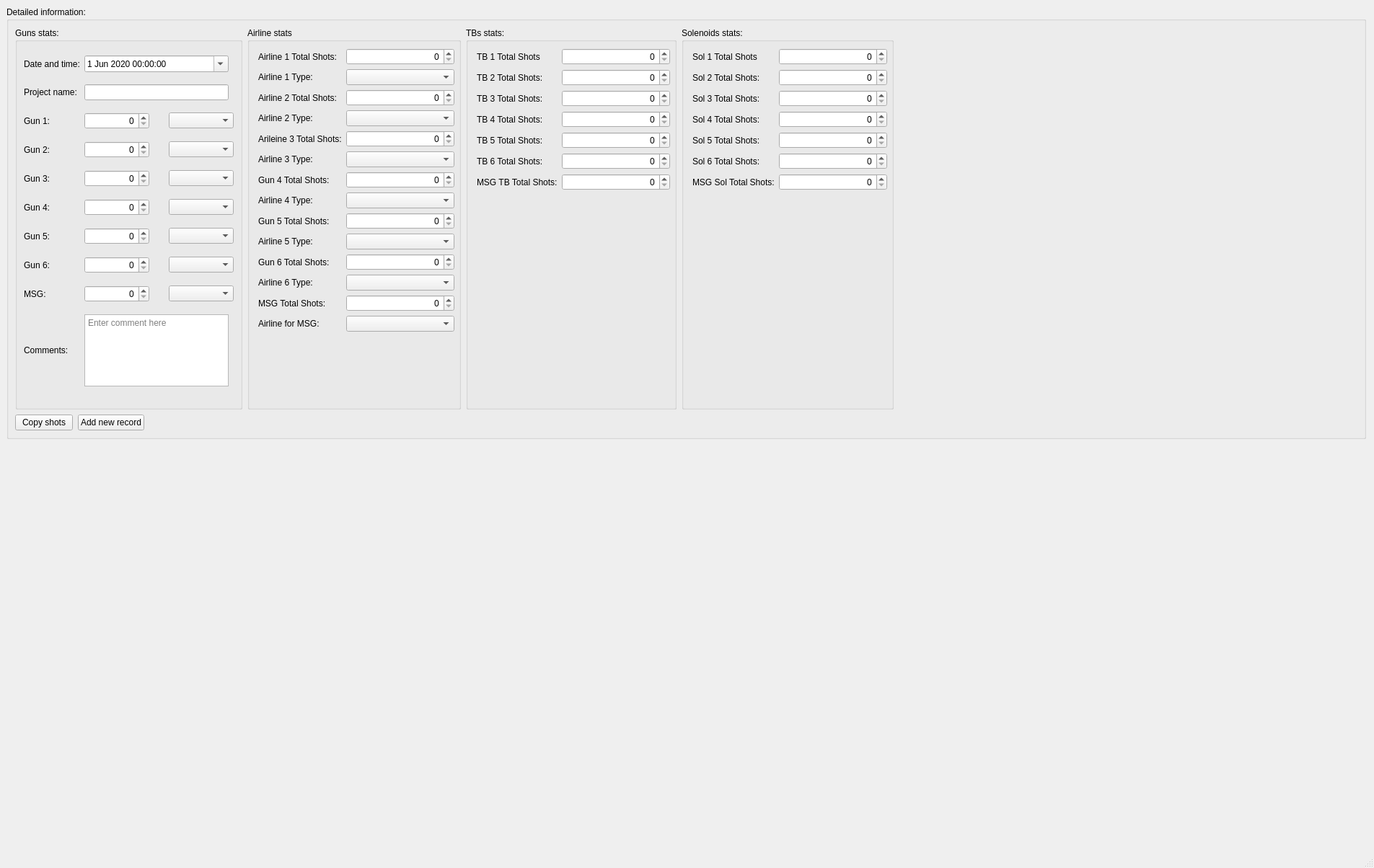
<?xml version="1.0" encoding="UTF-8"?>
<ui version="4.0">
 <class>MainWindow</class>
 <widget class="QMainWindow" name="MainWindow">
  <property name="geometry">
   <rect>
    <x>0</x>
    <y>0</y>
    <width>1905</width>
    <height>1204</height>
   </rect>
  </property>
  <property name="windowTitle">
   <string>MainWindow</string>
  </property>
  <widget class="QWidget" name="centralwidget">
   <layout class="QVBoxLayout" name="verticalLayout_2">
    <property name="rightMargin">
     <number>11</number>
    </property>
    <item>
     <layout class="QHBoxLayout" name="horizontalLayout" stretch="0">
      <item>
       <widget class="QGroupBox" name="groupBox">
        <property name="sizePolicy">
         <sizepolicy hsizetype="Preferred" vsizetype="Minimum">
          <horstretch>0</horstretch>
          <verstretch>0</verstretch>
         </sizepolicy>
        </property>
        <property name="maximumSize">
         <size>
          <width>16777215</width>
          <height>600</height>
         </size>
        </property>
        <property name="title">
         <string>Detailed information:</string>
        </property>
        <layout class="QVBoxLayout" name="verticalLayout_3" stretch="0,0">
         <property name="spacing">
          <number>7</number>
         </property>
         <item>
          <layout class="QHBoxLayout" name="horizontalLayout_4">
           <item>
            <widget class="QGroupBox" name="groupBox_3">
             <property name="minimumSize">
              <size>
               <width>315</width>
               <height>0</height>
              </size>
             </property>
             <property name="maximumSize">
              <size>
               <width>315</width>
               <height>16777215</height>
              </size>
             </property>
             <property name="autoFillBackground">
              <bool>false</bool>
             </property>
             <property name="title">
              <string>Guns stats:</string>
             </property>
             <property name="flat">
              <bool>false</bool>
             </property>
             <layout class="QGridLayout" name="gridLayout">
              <property name="horizontalSpacing">
               <number>6</number>
              </property>
              <property name="verticalSpacing">
               <number>7</number>
              </property>
              <item row="0" column="0">
               <widget class="QLabel" name="dateAndTimeLabel">
                <property name="text">
                 <string>Date and time:</string>
                </property>
               </widget>
              </item>
              <item row="3" column="0">
               <widget class="QLabel" name="gun2TotalShotsLabel">
                <property name="sizePolicy">
                 <sizepolicy hsizetype="Fixed" vsizetype="Preferred">
                  <horstretch>0</horstretch>
                  <verstretch>0</verstretch>
                 </sizepolicy>
                </property>
                <property name="text">
                 <string>Gun 2:</string>
                </property>
               </widget>
              </item>
              <item row="4" column="1">
               <widget class="QSpinBox" name="gun3TotalShotsSpinBox">
                <property name="minimumSize">
                 <size>
                  <width>90</width>
                  <height>0</height>
                 </size>
                </property>
                <property name="maximumSize">
                 <size>
                  <width>90</width>
                  <height>16777215</height>
                 </size>
                </property>
                <property name="alignment">
                 <set>Qt::AlignRight|Qt::AlignTrailing|Qt::AlignVCenter</set>
                </property>
                <property name="maximum">
                 <number>10000000</number>
                </property>
               </widget>
              </item>
              <item row="6" column="1">
               <widget class="QSpinBox" name="gun5TotalShotsSpinBox">
                <property name="minimumSize">
                 <size>
                  <width>90</width>
                  <height>0</height>
                 </size>
                </property>
                <property name="maximumSize">
                 <size>
                  <width>90</width>
                  <height>16777215</height>
                 </size>
                </property>
                <property name="alignment">
                 <set>Qt::AlignRight|Qt::AlignTrailing|Qt::AlignVCenter</set>
                </property>
                <property name="maximum">
                 <number>10000000</number>
                </property>
               </widget>
              </item>
              <item row="1" column="1">
               <widget class="QLineEdit" name="projectNameLineEdit">
                <property name="minimumSize">
                 <size>
                  <width>200</width>
                  <height>0</height>
                 </size>
                </property>
                <property name="maximumSize">
                 <size>
                  <width>150</width>
                  <height>16777215</height>
                 </size>
                </property>
               </widget>
              </item>
              <item row="4" column="0">
               <widget class="QLabel" name="gun3TotalShotsLabel">
                <property name="sizePolicy">
                 <sizepolicy hsizetype="Fixed" vsizetype="Preferred">
                  <horstretch>0</horstretch>
                  <verstretch>0</verstretch>
                 </sizepolicy>
                </property>
                <property name="text">
                 <string>Gun 3:</string>
                </property>
               </widget>
              </item>
              <item row="8" column="0">
               <widget class="QLabel" name="mSGTotalShotsLabel">
                <property name="sizePolicy">
                 <sizepolicy hsizetype="Fixed" vsizetype="Preferred">
                  <horstretch>0</horstretch>
                  <verstretch>0</verstretch>
                 </sizepolicy>
                </property>
                <property name="text">
                 <string>MSG:</string>
                </property>
               </widget>
              </item>
              <item row="2" column="1">
               <widget class="QSpinBox" name="gun1TotalShotsSpinBox">
                <property name="sizePolicy">
                 <sizepolicy hsizetype="Fixed" vsizetype="Fixed">
                  <horstretch>0</horstretch>
                  <verstretch>0</verstretch>
                 </sizepolicy>
                </property>
                <property name="minimumSize">
                 <size>
                  <width>90</width>
                  <height>0</height>
                 </size>
                </property>
                <property name="alignment">
                 <set>Qt::AlignRight|Qt::AlignTrailing|Qt::AlignVCenter</set>
                </property>
                <property name="maximum">
                 <number>10000000</number>
                </property>
               </widget>
              </item>
              <item row="7" column="0">
               <widget class="QLabel" name="gun6TotalShotsLabel">
                <property name="sizePolicy">
                 <sizepolicy hsizetype="Fixed" vsizetype="Preferred">
                  <horstretch>0</horstretch>
                  <verstretch>0</verstretch>
                 </sizepolicy>
                </property>
                <property name="text">
                 <string>Gun 6:</string>
                </property>
               </widget>
              </item>
              <item row="0" column="1">
               <widget class="QDateTimeEdit" name="dateAndTimeDateTimeEdit">
                <property name="minimumSize">
                 <size>
                  <width>200</width>
                  <height>0</height>
                 </size>
                </property>
                <property name="maximumSize">
                 <size>
                  <width>150</width>
                  <height>16777215</height>
                 </size>
                </property>
                <property name="date">
                 <date>
                  <year>2020</year>
                  <month>6</month>
                  <day>1</day>
                 </date>
                </property>
                <property name="minimumDateTime">
                 <datetime>
                  <hour>0</hour>
                  <minute>0</minute>
                  <second>0</second>
                  <year>2000</year>
                  <month>9</month>
                  <day>14</day>
                 </datetime>
                </property>
                <property name="calendarPopup">
                 <bool>true</bool>
                </property>
               </widget>
              </item>
              <item row="1" column="0">
               <widget class="QLabel" name="projectNameLabel">
                <property name="text">
                 <string>Project name:</string>
                </property>
               </widget>
              </item>
              <item row="3" column="1">
               <widget class="QSpinBox" name="gun2TotalShotsSpinBox">
                <property name="minimumSize">
                 <size>
                  <width>90</width>
                  <height>0</height>
                 </size>
                </property>
                <property name="maximumSize">
                 <size>
                  <width>90</width>
                  <height>16777215</height>
                 </size>
                </property>
                <property name="alignment">
                 <set>Qt::AlignRight|Qt::AlignTrailing|Qt::AlignVCenter</set>
                </property>
                <property name="maximum">
                 <number>10000000</number>
                </property>
               </widget>
              </item>
              <item row="5" column="1">
               <widget class="QSpinBox" name="gun4TotalShotsSpinBox">
                <property name="minimumSize">
                 <size>
                  <width>90</width>
                  <height>0</height>
                 </size>
                </property>
                <property name="maximumSize">
                 <size>
                  <width>90</width>
                  <height>16777215</height>
                 </size>
                </property>
                <property name="alignment">
                 <set>Qt::AlignRight|Qt::AlignTrailing|Qt::AlignVCenter</set>
                </property>
                <property name="maximum">
                 <number>10000000</number>
                </property>
               </widget>
              </item>
              <item row="7" column="1">
               <widget class="QSpinBox" name="gun6TotalShotsSpinBox">
                <property name="minimumSize">
                 <size>
                  <width>90</width>
                  <height>0</height>
                 </size>
                </property>
                <property name="maximumSize">
                 <size>
                  <width>90</width>
                  <height>16777215</height>
                 </size>
                </property>
                <property name="alignment">
                 <set>Qt::AlignRight|Qt::AlignTrailing|Qt::AlignVCenter</set>
                </property>
                <property name="maximum">
                 <number>10000000</number>
                </property>
               </widget>
              </item>
              <item row="9" column="0">
               <widget class="QLabel" name="commentsLabel_2">
                <property name="text">
                 <string>Comments:</string>
                </property>
               </widget>
              </item>
              <item row="6" column="0">
               <widget class="QLabel" name="gun5TotalShotsLabel">
                <property name="sizePolicy">
                 <sizepolicy hsizetype="Fixed" vsizetype="Preferred">
                  <horstretch>0</horstretch>
                  <verstretch>0</verstretch>
                 </sizepolicy>
                </property>
                <property name="text">
                 <string>Gun 5:</string>
                </property>
               </widget>
              </item>
              <item row="2" column="0">
               <widget class="QLabel" name="gun1TotalShotsLabel">
                <property name="sizePolicy">
                 <sizepolicy hsizetype="Fixed" vsizetype="Preferred">
                  <horstretch>0</horstretch>
                  <verstretch>0</verstretch>
                 </sizepolicy>
                </property>
                <property name="text">
                 <string>Gun 1:</string>
                </property>
               </widget>
              </item>
              <item row="9" column="1">
               <widget class="QTextBrowser" name="comments_txt">
                <property name="sizePolicy">
                 <sizepolicy hsizetype="Fixed" vsizetype="Expanding">
                  <horstretch>0</horstretch>
                  <verstretch>0</verstretch>
                 </sizepolicy>
                </property>
                <property name="minimumSize">
                 <size>
                  <width>200</width>
                  <height>100</height>
                 </size>
                </property>
                <property name="maximumSize">
                 <size>
                  <width>200</width>
                  <height>100</height>
                 </size>
                </property>
                <property name="undoRedoEnabled">
                 <bool>true</bool>
                </property>
                <property name="readOnly">
                 <bool>false</bool>
                </property>
                <property name="placeholderText">
                 <string>Enter comment here</string>
                </property>
               </widget>
              </item>
              <item row="5" column="0">
               <widget class="QLabel" name="gun4TotalShotsLabel">
                <property name="sizePolicy">
                 <sizepolicy hsizetype="Fixed" vsizetype="Preferred">
                  <horstretch>0</horstretch>
                  <verstretch>0</verstretch>
                 </sizepolicy>
                </property>
                <property name="text">
                 <string>Gun 4:</string>
                </property>
               </widget>
              </item>
              <item row="8" column="1">
               <widget class="QSpinBox" name="mSGTotalShotsSpinBox">
                <property name="minimumSize">
                 <size>
                  <width>90</width>
                  <height>0</height>
                 </size>
                </property>
                <property name="maximumSize">
                 <size>
                  <width>90</width>
                  <height>16777215</height>
                 </size>
                </property>
                <property name="alignment">
                 <set>Qt::AlignRight|Qt::AlignTrailing|Qt::AlignVCenter</set>
                </property>
                <property name="maximum">
                 <number>10000000</number>
                </property>
               </widget>
              </item>
              <item row="2" column="2">
               <widget class="QComboBox" name="gun1_event_combo">
                <property name="sizePolicy">
                 <sizepolicy hsizetype="Maximum" vsizetype="Fixed">
                  <horstretch>0</horstretch>
                  <verstretch>0</verstretch>
                 </sizepolicy>
                </property>
                <property name="minimumSize">
                 <size>
                  <width>90</width>
                  <height>0</height>
                 </size>
                </property>
               </widget>
              </item>
              <item row="3" column="2">
               <widget class="QComboBox" name="gun2_event_combo"/>
              </item>
              <item row="4" column="2">
               <widget class="QComboBox" name="gun3_event_combo"/>
              </item>
              <item row="5" column="2">
               <widget class="QComboBox" name="gun4_event_combo"/>
              </item>
              <item row="6" column="2">
               <widget class="QComboBox" name="gun5_event_combo"/>
              </item>
              <item row="7" column="2">
               <widget class="QComboBox" name="gun6_event_combo"/>
              </item>
              <item row="8" column="2">
               <widget class="QComboBox" name="msg_event_combo"/>
              </item>
             </layout>
            </widget>
           </item>
           <item>
            <widget class="QGroupBox" name="groupBox_4">
             <property name="title">
              <string>Airline stats</string>
             </property>
             <layout class="QFormLayout" name="formLayout_4">
              <property name="fieldGrowthPolicy">
               <enum>QFormLayout::FieldsStayAtSizeHint</enum>
              </property>
              <property name="formAlignment">
               <set>Qt::AlignHCenter|Qt::AlignTop</set>
              </property>
              <item row="0" column="0">
               <widget class="QLabel" name="gun1TotalShotsLabel_2">
                <property name="text">
                 <string>Airline 1 Total Shots:</string>
                </property>
               </widget>
              </item>
              <item row="0" column="1">
               <widget class="QSpinBox" name="airline1TotalShotsSpinBox">
                <property name="sizePolicy">
                 <sizepolicy hsizetype="Fixed" vsizetype="Fixed">
                  <horstretch>0</horstretch>
                  <verstretch>0</verstretch>
                 </sizepolicy>
                </property>
                <property name="minimumSize">
                 <size>
                  <width>150</width>
                  <height>0</height>
                 </size>
                </property>
                <property name="alignment">
                 <set>Qt::AlignRight|Qt::AlignTrailing|Qt::AlignVCenter</set>
                </property>
                <property name="maximum">
                 <number>10000000</number>
                </property>
               </widget>
              </item>
              <item row="1" column="0">
               <widget class="QLabel" name="airline1TypeLabel">
                <property name="text">
                 <string>Airline 1 Type:</string>
                </property>
               </widget>
              </item>
              <item row="1" column="1">
               <widget class="QComboBox" name="airline1TypeComboBox">
                <property name="minimumSize">
                 <size>
                  <width>150</width>
                  <height>0</height>
                 </size>
                </property>
               </widget>
              </item>
              <item row="2" column="0">
               <widget class="QLabel" name="gun2TotalShotsLabel_2">
                <property name="text">
                 <string>Airline 2 Total Shots:</string>
                </property>
               </widget>
              </item>
              <item row="2" column="1">
               <widget class="QSpinBox" name="airline2TotalShotsSpinBox">
                <property name="minimumSize">
                 <size>
                  <width>150</width>
                  <height>0</height>
                 </size>
                </property>
                <property name="alignment">
                 <set>Qt::AlignRight|Qt::AlignTrailing|Qt::AlignVCenter</set>
                </property>
                <property name="maximum">
                 <number>10000000</number>
                </property>
               </widget>
              </item>
              <item row="3" column="0">
               <widget class="QLabel" name="airline2TypeLabel">
                <property name="text">
                 <string>Airline 2 Type:</string>
                </property>
               </widget>
              </item>
              <item row="3" column="1">
               <widget class="QComboBox" name="airline2TypeComboBox">
                <property name="minimumSize">
                 <size>
                  <width>150</width>
                  <height>0</height>
                 </size>
                </property>
               </widget>
              </item>
              <item row="4" column="0">
               <widget class="QLabel" name="gun3TotalShotsLabel_2">
                <property name="text">
                 <string>Arileine 3 Total Shots:</string>
                </property>
               </widget>
              </item>
              <item row="4" column="1">
               <widget class="QSpinBox" name="airline3TotalShotsSpinBox">
                <property name="minimumSize">
                 <size>
                  <width>150</width>
                  <height>0</height>
                 </size>
                </property>
                <property name="alignment">
                 <set>Qt::AlignRight|Qt::AlignTrailing|Qt::AlignVCenter</set>
                </property>
                <property name="maximum">
                 <number>10000000</number>
                </property>
               </widget>
              </item>
              <item row="5" column="0">
               <widget class="QLabel" name="airline3TypeLabel">
                <property name="text">
                 <string>Airline 3 Type:</string>
                </property>
               </widget>
              </item>
              <item row="5" column="1">
               <widget class="QComboBox" name="airline3TypeComboBox">
                <property name="minimumSize">
                 <size>
                  <width>150</width>
                  <height>0</height>
                 </size>
                </property>
               </widget>
              </item>
              <item row="6" column="0">
               <widget class="QLabel" name="gun4TotalShotsLabel_2">
                <property name="text">
                 <string>Gun 4 Total Shots:</string>
                </property>
               </widget>
              </item>
              <item row="6" column="1">
               <widget class="QSpinBox" name="airline4TotalShotsSpinBox">
                <property name="minimumSize">
                 <size>
                  <width>150</width>
                  <height>0</height>
                 </size>
                </property>
                <property name="alignment">
                 <set>Qt::AlignRight|Qt::AlignTrailing|Qt::AlignVCenter</set>
                </property>
                <property name="maximum">
                 <number>10000000</number>
                </property>
               </widget>
              </item>
              <item row="7" column="0">
               <widget class="QLabel" name="airline4TypeLabel">
                <property name="text">
                 <string>Airline 4 Type:</string>
                </property>
               </widget>
              </item>
              <item row="7" column="1">
               <widget class="QComboBox" name="airline4TypeComboBox">
                <property name="minimumSize">
                 <size>
                  <width>150</width>
                  <height>0</height>
                 </size>
                </property>
               </widget>
              </item>
              <item row="8" column="0">
               <widget class="QLabel" name="gun5TotalShotsLabel_2">
                <property name="text">
                 <string>Gun 5 Total Shots:</string>
                </property>
               </widget>
              </item>
              <item row="8" column="1">
               <widget class="QSpinBox" name="airline5TotalShotsSpinBox">
                <property name="minimumSize">
                 <size>
                  <width>150</width>
                  <height>0</height>
                 </size>
                </property>
                <property name="alignment">
                 <set>Qt::AlignRight|Qt::AlignTrailing|Qt::AlignVCenter</set>
                </property>
                <property name="maximum">
                 <number>10000000</number>
                </property>
               </widget>
              </item>
              <item row="9" column="0">
               <widget class="QLabel" name="airline5TypeLabel">
                <property name="text">
                 <string>Airline 5 Type:</string>
                </property>
               </widget>
              </item>
              <item row="9" column="1">
               <widget class="QComboBox" name="airline5TypeComboBox">
                <property name="minimumSize">
                 <size>
                  <width>150</width>
                  <height>0</height>
                 </size>
                </property>
               </widget>
              </item>
              <item row="10" column="0">
               <widget class="QLabel" name="gun6TotalShotsLabel_2">
                <property name="text">
                 <string>Gun 6 Total Shots:</string>
                </property>
               </widget>
              </item>
              <item row="10" column="1">
               <widget class="QSpinBox" name="airline6TotalShotsSpinBox">
                <property name="minimumSize">
                 <size>
                  <width>150</width>
                  <height>0</height>
                 </size>
                </property>
                <property name="alignment">
                 <set>Qt::AlignRight|Qt::AlignTrailing|Qt::AlignVCenter</set>
                </property>
                <property name="maximum">
                 <number>10000000</number>
                </property>
               </widget>
              </item>
              <item row="11" column="0">
               <widget class="QLabel" name="airline6TypeLabel">
                <property name="text">
                 <string>Airline 6 Type:</string>
                </property>
               </widget>
              </item>
              <item row="11" column="1">
               <widget class="QComboBox" name="airline6TypeComboBox">
                <property name="minimumSize">
                 <size>
                  <width>150</width>
                  <height>0</height>
                 </size>
                </property>
               </widget>
              </item>
              <item row="12" column="0">
               <widget class="QLabel" name="mSGTotalShotsLabel_2">
                <property name="text">
                 <string>MSG Total Shots:</string>
                </property>
               </widget>
              </item>
              <item row="12" column="1">
               <widget class="QSpinBox" name="mSG_airline_TotalShotsSpinBox">
                <property name="minimumSize">
                 <size>
                  <width>150</width>
                  <height>0</height>
                 </size>
                </property>
                <property name="alignment">
                 <set>Qt::AlignRight|Qt::AlignTrailing|Qt::AlignVCenter</set>
                </property>
                <property name="maximum">
                 <number>10000000</number>
                </property>
               </widget>
              </item>
              <item row="13" column="0">
               <widget class="QLabel" name="airlineForMSGLabel">
                <property name="text">
                 <string>Airline for MSG:</string>
                </property>
               </widget>
              </item>
              <item row="13" column="1">
               <widget class="QComboBox" name="airlineForMSGComboBox">
                <property name="minimumSize">
                 <size>
                  <width>150</width>
                  <height>0</height>
                 </size>
                </property>
               </widget>
              </item>
             </layout>
            </widget>
           </item>
           <item>
            <widget class="QGroupBox" name="groupBox_5">
             <property name="title">
              <string>TBs stats:</string>
             </property>
             <layout class="QFormLayout" name="formLayout_5">
              <property name="fieldGrowthPolicy">
               <enum>QFormLayout::FieldsStayAtSizeHint</enum>
              </property>
              <property name="labelAlignment">
               <set>Qt::AlignLeading|Qt::AlignLeft|Qt::AlignVCenter</set>
              </property>
              <property name="formAlignment">
               <set>Qt::AlignHCenter|Qt::AlignTop</set>
              </property>
              <item row="0" column="0">
               <widget class="QLabel" name="gun1TotalShotsLabel_3">
                <property name="text">
                 <string>TB 1 Total Shots</string>
                </property>
               </widget>
              </item>
              <item row="0" column="1">
               <widget class="QSpinBox" name="tb1TotalShotsSpinBox">
                <property name="sizePolicy">
                 <sizepolicy hsizetype="Fixed" vsizetype="Fixed">
                  <horstretch>0</horstretch>
                  <verstretch>0</verstretch>
                 </sizepolicy>
                </property>
                <property name="minimumSize">
                 <size>
                  <width>150</width>
                  <height>0</height>
                 </size>
                </property>
                <property name="alignment">
                 <set>Qt::AlignRight|Qt::AlignTrailing|Qt::AlignVCenter</set>
                </property>
                <property name="maximum">
                 <number>10000000</number>
                </property>
               </widget>
              </item>
              <item row="1" column="0">
               <widget class="QLabel" name="gun2TotalShotsLabel_3">
                <property name="text">
                 <string>TB 2 Total Shots:</string>
                </property>
               </widget>
              </item>
              <item row="1" column="1">
               <widget class="QSpinBox" name="tb2TotalShotsSpinBox">
                <property name="minimumSize">
                 <size>
                  <width>150</width>
                  <height>0</height>
                 </size>
                </property>
                <property name="alignment">
                 <set>Qt::AlignRight|Qt::AlignTrailing|Qt::AlignVCenter</set>
                </property>
                <property name="maximum">
                 <number>10000000</number>
                </property>
               </widget>
              </item>
              <item row="2" column="0">
               <widget class="QLabel" name="gun3TotalShotsLabel_3">
                <property name="text">
                 <string>TB 3 Total Shots:</string>
                </property>
               </widget>
              </item>
              <item row="2" column="1">
               <widget class="QSpinBox" name="tb3TotalShotsSpinBox">
                <property name="minimumSize">
                 <size>
                  <width>150</width>
                  <height>0</height>
                 </size>
                </property>
                <property name="alignment">
                 <set>Qt::AlignRight|Qt::AlignTrailing|Qt::AlignVCenter</set>
                </property>
                <property name="maximum">
                 <number>10000000</number>
                </property>
               </widget>
              </item>
              <item row="3" column="0">
               <widget class="QLabel" name="gun4TotalShotsLabel_3">
                <property name="text">
                 <string>TB 4 Total Shots:</string>
                </property>
               </widget>
              </item>
              <item row="3" column="1">
               <widget class="QSpinBox" name="tb4TotalShotsSpinBox">
                <property name="minimumSize">
                 <size>
                  <width>150</width>
                  <height>0</height>
                 </size>
                </property>
                <property name="alignment">
                 <set>Qt::AlignRight|Qt::AlignTrailing|Qt::AlignVCenter</set>
                </property>
                <property name="maximum">
                 <number>10000000</number>
                </property>
               </widget>
              </item>
              <item row="4" column="0">
               <widget class="QLabel" name="gun5TotalShotsLabel_3">
                <property name="text">
                 <string>TB 5 Total Shots:</string>
                </property>
               </widget>
              </item>
              <item row="4" column="1">
               <widget class="QSpinBox" name="tb5TotalShotsSpinBox">
                <property name="minimumSize">
                 <size>
                  <width>150</width>
                  <height>0</height>
                 </size>
                </property>
                <property name="alignment">
                 <set>Qt::AlignRight|Qt::AlignTrailing|Qt::AlignVCenter</set>
                </property>
                <property name="maximum">
                 <number>10000000</number>
                </property>
               </widget>
              </item>
              <item row="5" column="0">
               <widget class="QLabel" name="gun6TotalShotsLabel_3">
                <property name="text">
                 <string>TB 6 Total Shots:</string>
                </property>
               </widget>
              </item>
              <item row="5" column="1">
               <widget class="QSpinBox" name="tb6TotalShotsSpinBox">
                <property name="minimumSize">
                 <size>
                  <width>150</width>
                  <height>0</height>
                 </size>
                </property>
                <property name="alignment">
                 <set>Qt::AlignRight|Qt::AlignTrailing|Qt::AlignVCenter</set>
                </property>
                <property name="maximum">
                 <number>10000000</number>
                </property>
               </widget>
              </item>
              <item row="6" column="0">
               <widget class="QLabel" name="mSGTotalShotsLabel_3">
                <property name="text">
                 <string>MSG TB Total Shots:</string>
                </property>
               </widget>
              </item>
              <item row="6" column="1">
               <widget class="QSpinBox" name="msg_tb_TotalShotsSpinBox">
                <property name="minimumSize">
                 <size>
                  <width>150</width>
                  <height>0</height>
                 </size>
                </property>
                <property name="alignment">
                 <set>Qt::AlignRight|Qt::AlignTrailing|Qt::AlignVCenter</set>
                </property>
                <property name="maximum">
                 <number>10000000</number>
                </property>
               </widget>
              </item>
             </layout>
            </widget>
           </item>
           <item>
            <widget class="QGroupBox" name="groupBox_6">
             <property name="title">
              <string>Solenoids stats:</string>
             </property>
             <layout class="QFormLayout" name="formLayout_6">
              <property name="fieldGrowthPolicy">
               <enum>QFormLayout::FieldsStayAtSizeHint</enum>
              </property>
              <property name="labelAlignment">
               <set>Qt::AlignLeading|Qt::AlignLeft|Qt::AlignVCenter</set>
              </property>
              <property name="formAlignment">
               <set>Qt::AlignHCenter|Qt::AlignTop</set>
              </property>
              <item row="0" column="0">
               <widget class="QLabel" name="gun1TotalShotsLabel_4">
                <property name="text">
                 <string>Sol 1 Total Shots</string>
                </property>
               </widget>
              </item>
              <item row="0" column="1">
               <widget class="QSpinBox" name="sol1TotalShotsSpinBox">
                <property name="sizePolicy">
                 <sizepolicy hsizetype="Fixed" vsizetype="Fixed">
                  <horstretch>0</horstretch>
                  <verstretch>0</verstretch>
                 </sizepolicy>
                </property>
                <property name="minimumSize">
                 <size>
                  <width>150</width>
                  <height>0</height>
                 </size>
                </property>
                <property name="alignment">
                 <set>Qt::AlignRight|Qt::AlignTrailing|Qt::AlignVCenter</set>
                </property>
                <property name="maximum">
                 <number>10000000</number>
                </property>
               </widget>
              </item>
              <item row="1" column="0">
               <widget class="QLabel" name="gun2TotalShotsLabel_4">
                <property name="text">
                 <string>Sol 2 Total Shots:</string>
                </property>
               </widget>
              </item>
              <item row="1" column="1">
               <widget class="QSpinBox" name="sol2TotalShotsSpinBox">
                <property name="minimumSize">
                 <size>
                  <width>150</width>
                  <height>0</height>
                 </size>
                </property>
                <property name="alignment">
                 <set>Qt::AlignRight|Qt::AlignTrailing|Qt::AlignVCenter</set>
                </property>
                <property name="maximum">
                 <number>10000000</number>
                </property>
               </widget>
              </item>
              <item row="2" column="0">
               <widget class="QLabel" name="gun3TotalShotsLabel_4">
                <property name="text">
                 <string>Sol 3 Total Shots:</string>
                </property>
               </widget>
              </item>
              <item row="2" column="1">
               <widget class="QSpinBox" name="sol3TotalShotsSpinBox">
                <property name="minimumSize">
                 <size>
                  <width>150</width>
                  <height>0</height>
                 </size>
                </property>
                <property name="alignment">
                 <set>Qt::AlignRight|Qt::AlignTrailing|Qt::AlignVCenter</set>
                </property>
                <property name="maximum">
                 <number>10000000</number>
                </property>
               </widget>
              </item>
              <item row="3" column="0">
               <widget class="QLabel" name="gun4TotalShotsLabel_4">
                <property name="text">
                 <string>Sol 4 Total Shots:</string>
                </property>
               </widget>
              </item>
              <item row="3" column="1">
               <widget class="QSpinBox" name="sol4TotalShotsSpinBox">
                <property name="minimumSize">
                 <size>
                  <width>150</width>
                  <height>0</height>
                 </size>
                </property>
                <property name="alignment">
                 <set>Qt::AlignRight|Qt::AlignTrailing|Qt::AlignVCenter</set>
                </property>
                <property name="maximum">
                 <number>10000000</number>
                </property>
               </widget>
              </item>
              <item row="4" column="0">
               <widget class="QLabel" name="gun5TotalShotsLabel_4">
                <property name="text">
                 <string>Sol 5 Total Shots:</string>
                </property>
               </widget>
              </item>
              <item row="4" column="1">
               <widget class="QSpinBox" name="sol5TotalShotsSpinBox">
                <property name="minimumSize">
                 <size>
                  <width>150</width>
                  <height>0</height>
                 </size>
                </property>
                <property name="alignment">
                 <set>Qt::AlignRight|Qt::AlignTrailing|Qt::AlignVCenter</set>
                </property>
                <property name="maximum">
                 <number>10000000</number>
                </property>
               </widget>
              </item>
              <item row="5" column="0">
               <widget class="QLabel" name="gun6TotalShotsLabel_4">
                <property name="text">
                 <string>Sol 6 Total Shots:</string>
                </property>
               </widget>
              </item>
              <item row="5" column="1">
               <widget class="QSpinBox" name="sol6TotalShotsSpinBox">
                <property name="minimumSize">
                 <size>
                  <width>150</width>
                  <height>0</height>
                 </size>
                </property>
                <property name="alignment">
                 <set>Qt::AlignRight|Qt::AlignTrailing|Qt::AlignVCenter</set>
                </property>
                <property name="maximum">
                 <number>10000000</number>
                </property>
               </widget>
              </item>
              <item row="6" column="0">
               <widget class="QLabel" name="mSGTotalShotsLabel_4">
                <property name="text">
                 <string>MSG Sol Total Shots:</string>
                </property>
               </widget>
              </item>
              <item row="6" column="1">
               <widget class="QSpinBox" name="msg_sol_TotalShotsSpinBox">
                <property name="minimumSize">
                 <size>
                  <width>150</width>
                  <height>0</height>
                 </size>
                </property>
                <property name="alignment">
                 <set>Qt::AlignRight|Qt::AlignTrailing|Qt::AlignVCenter</set>
                </property>
                <property name="maximum">
                 <number>10000000</number>
                </property>
               </widget>
              </item>
             </layout>
            </widget>
           </item>
           <item>
            <widget class="MplLineWidget" name="MplLineWidget" native="true">
             <property name="sizePolicy">
              <sizepolicy hsizetype="Preferred" vsizetype="Preferred">
               <horstretch>1</horstretch>
               <verstretch>0</verstretch>
              </sizepolicy>
             </property>
             <property name="minimumSize">
              <size>
               <width>600</width>
               <height>150</height>
              </size>
             </property>
            </widget>
           </item>
          </layout>
         </item>
         <item>
          <layout class="QHBoxLayout" name="horizontal_buttons" stretch="0,0,0">
           <item>
            <widget class="QPushButton" name="copy_shots_btn">
             <property name="text">
              <string>Copy shots</string>
             </property>
            </widget>
           </item>
           <item>
            <widget class="QPushButton" name="add_new_record_btn">
             <property name="maximumSize">
              <size>
               <width>150</width>
               <height>16777215</height>
              </size>
             </property>
             <property name="text">
              <string>Add new record</string>
             </property>
            </widget>
           </item>
           <item>
            <spacer name="horizontalSpacer_2">
             <property name="orientation">
              <enum>Qt::Horizontal</enum>
             </property>
             <property name="sizeHint" stdset="0">
              <size>
               <width>20</width>
               <height>20</height>
              </size>
             </property>
            </spacer>
           </item>
          </layout>
         </item>
        </layout>
       </widget>
      </item>
     </layout>
    </item>
    <item>
     <widget class="MplWidget" name="MplWidget" native="true">
      <property name="minimumSize">
       <size>
        <width>0</width>
        <height>400</height>
       </size>
      </property>
     </widget>
    </item>
   </layout>
  </widget>
  <widget class="QMenuBar" name="menubar">
   <property name="geometry">
    <rect>
     <x>0</x>
     <y>0</y>
     <width>1905</width>
     <height>26</height>
    </rect>
   </property>
  </widget>
  <widget class="QStatusBar" name="statusbar"/>
 </widget>
 <customwidgets>
  <customwidget>
   <class>MplWidget</class>
   <extends>QWidget</extends>
   <header>mplwidget.h</header>
   <container>1</container>
  </customwidget>
  <customwidget>
   <class>MplLineWidget</class>
   <extends>QWidget</extends>
   <header>mpllinewidget.h</header>
   <container>1</container>
  </customwidget>
 </customwidgets>
 <tabstops>
  <tabstop>dateAndTimeDateTimeEdit</tabstop>
  <tabstop>projectNameLineEdit</tabstop>
  <tabstop>gun1TotalShotsSpinBox</tabstop>
  <tabstop>gun2TotalShotsSpinBox</tabstop>
  <tabstop>gun3TotalShotsSpinBox</tabstop>
  <tabstop>gun4TotalShotsSpinBox</tabstop>
  <tabstop>gun5TotalShotsSpinBox</tabstop>
  <tabstop>gun6TotalShotsSpinBox</tabstop>
  <tabstop>mSGTotalShotsSpinBox</tabstop>
  <tabstop>airline1TotalShotsSpinBox</tabstop>
  <tabstop>airline2TotalShotsSpinBox</tabstop>
  <tabstop>airline3TotalShotsSpinBox</tabstop>
  <tabstop>airline4TotalShotsSpinBox</tabstop>
  <tabstop>airline5TotalShotsSpinBox</tabstop>
  <tabstop>airline6TotalShotsSpinBox</tabstop>
  <tabstop>mSG_airline_TotalShotsSpinBox</tabstop>
  <tabstop>tb1TotalShotsSpinBox</tabstop>
  <tabstop>tb2TotalShotsSpinBox</tabstop>
  <tabstop>tb3TotalShotsSpinBox</tabstop>
  <tabstop>tb4TotalShotsSpinBox</tabstop>
  <tabstop>tb5TotalShotsSpinBox</tabstop>
  <tabstop>tb6TotalShotsSpinBox</tabstop>
  <tabstop>msg_tb_TotalShotsSpinBox</tabstop>
  <tabstop>sol1TotalShotsSpinBox</tabstop>
  <tabstop>sol2TotalShotsSpinBox</tabstop>
  <tabstop>sol3TotalShotsSpinBox</tabstop>
  <tabstop>sol4TotalShotsSpinBox</tabstop>
  <tabstop>sol5TotalShotsSpinBox</tabstop>
  <tabstop>sol6TotalShotsSpinBox</tabstop>
  <tabstop>msg_sol_TotalShotsSpinBox</tabstop>
  <tabstop>gun1_event_combo</tabstop>
  <tabstop>gun2_event_combo</tabstop>
  <tabstop>gun3_event_combo</tabstop>
  <tabstop>gun4_event_combo</tabstop>
  <tabstop>gun5_event_combo</tabstop>
  <tabstop>gun6_event_combo</tabstop>
  <tabstop>msg_event_combo</tabstop>
  <tabstop>airline5TotalShotsSpinBox</tabstop>
  <tabstop>airline5TypeComboBox</tabstop>
  <tabstop>airline6TotalShotsSpinBox</tabstop>
  <tabstop>airline6TypeComboBox</tabstop>
  <tabstop>mSG_airline_TotalShotsSpinBox</tabstop>
  <tabstop>airlineForMSGComboBox</tabstop>
  <tabstop>airline3TypeComboBox</tabstop>
  <tabstop>comments_txt</tabstop>
  <tabstop>airline1TotalShotsSpinBox</tabstop>
  <tabstop>airline2TypeComboBox</tabstop>
  <tabstop>airline2TotalShotsSpinBox</tabstop>
  <tabstop>airline2TypeComboBox</tabstop>
  <tabstop>airline4TypeComboBox</tabstop>
  <tabstop>airline3TotalShotsSpinBox</tabstop>
  <tabstop>airline5TypeComboBox</tabstop>
  <tabstop>airline4TotalShotsSpinBox</tabstop>
  <tabstop>airline6TypeComboBox</tabstop>
  <tabstop>airline4TypeComboBox</tabstop>
  <tabstop>airlineForMSGComboBox</tabstop>
  <tabstop>airline3TypeComboBox</tabstop>
  <tabstop>airline1TypeComboBox</tabstop>
  <tabstop>projectNameLineEdit</tabstop>
  <tabstop>gun1TotalShotsSpinBox</tabstop>
  <tabstop>gun2TotalShotsSpinBox</tabstop>
  <tabstop>gun3TotalShotsSpinBox</tabstop>
  <tabstop>gun4TotalShotsSpinBox</tabstop>
  <tabstop>gun5TotalShotsSpinBox</tabstop>
  <tabstop>gun6TotalShotsSpinBox</tabstop>
  <tabstop>dateAndTimeDateTimeEdit</tabstop>
  <tabstop>mSGTotalShotsSpinBox</tabstop>
  <tabstop>comments_txt</tabstop>
  <tabstop>airline1TypeComboBox</tabstop>
  <tabstop>copy_shots_btn</tabstop>
  <tabstop>add_new_record_btn</tabstop>
  <tabstop>gun1_counter_txt</tabstop>
  <tabstop>gun2ShotsFiredLineEdit</tabstop>
  <tabstop>gun3ShotsFiredLineEdit</tabstop>
  <tabstop>gun4ShotsFiredLineEdit</tabstop>
 </tabstops>
 <resources/>
 <connections/>
</ui>
